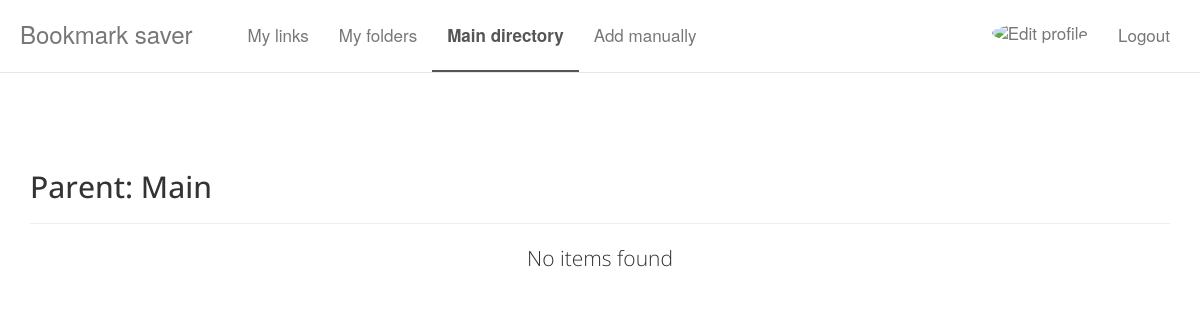
/mainDirectory.php (signed in), run on an earlier commit of the app's database.
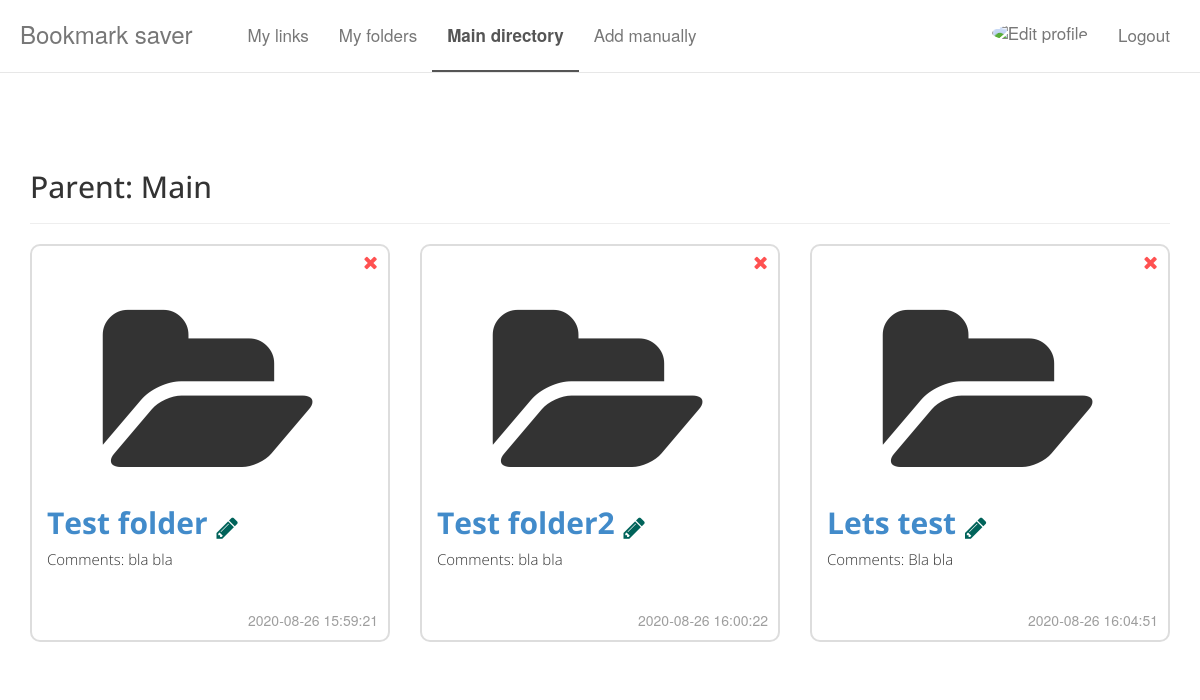
And on a later commit of the database.
### tables this page shows
CREATE TABLE `folders` (
  `id` int(11) NOT NULL,
  `parent` int(11) DEFAULT NULL COMMENT 'If parent = 0 so no parent to it',
  `title` varchar(30) NOT NULL,
  `comment_section` text DEFAULT NULL,
  `date` timestamp NOT NULL DEFAULT current_timestamp(),
  `user_id` int(11) NOT NULL
);

### models/folder.php (called while the page is built, shortened)
<?php
class Folder
{
    public static function get($select, $where = [], $whereValue = [], $andOr = '')
    {
        $con = Database::connect();
        if (count($where) < 1) {
            $query = "SELECT $select FROM folders";
            $stmt = $con->prepare($query);
            $stmt->execute();
        } else {
            $afterWhere = "";
            foreach ($where as $key => $oneWhere) {
                if ($whereValue[$key] == null) {
                    $afterWhere .= " $oneWhere IS ? $andOr";
                } else {
                    $afterWhere .= " $oneWhere = ? $andOr";
                }
            }
            if (!empty($andOr)) {
                $afterWhere = substr($afterWhere, 0, strlen($afterWhere) - 3);
            }
            $query = "SELECT $select FROM folders WHERE$afterWhere";
            $stmt = $con->prepare($query);
            $stmt->execute($whereValue);
        }
        return $stmt;
    }
}

### controllers/folderController.php (called while the page is built, shortened)
<?php
require_once "models/Folder.php";
class FolderController
{
    public function get($select, $where = [], $whereValue = [], $andOr = '')
    {
        return Folder::get($select, $where, $whereValue, $andOr);
    }
}

### models/site.php (called while the page is built, shortened)
<?php
class Site
{
    public static function get($select, $where = [], $whereValue = [], $andOr = '')
    {
        $con = Database::connect();
        if (count($where) < 1) {
            $query = "SELECT $select FROM sites";
            $stmt = $con->prepare($query);
            $stmt->execute();
        } else {
            $afterWhere = "";
            foreach ($where as $key => $oneWhere) {
                if ($whereValue[$key] == null) {
                    $afterWhere .= " $oneWhere IS ? $andOr";
                } else {
                    $afterWhere .= " $oneWhere = ? $andOr";
                }
            }
            if (!empty($andOr)) {
                $afterWhere = substr($afterWhere, 0, strlen($afterWhere) - 3);
            }
            $query = "SELECT $select FROM sites WHERE$afterWhere";
            $stmt = $con->prepare($query);
            $stmt->execute($whereValue);
        }
        return $stmt;
    }
}

### controllers/siteController.php (called while the page is built, shortened)
<?php
require_once "models/Site.php";
class SiteController
{
    public function get($select, $where = [], $whereValue = [], $andOr = '')
    {
        return Site::get($select, $where, $whereValue, $andOr);
    }
}

### mainDirectory.php (the view, shortened to what the changed rows need)
<?php
require_once "controllers/FolderController.php";
require_once "controllers/SiteController.php";
$parentFolder = '';
$all = [];
if (isset($_GET['parent'])) {
    if (!is_numeric($_GET['parent'])) {
        echo "<div class='alert alert-danger'>This parent is <strong>not valid</strong></div>";
    } else if (empty($_GET['parent'])) {
        echo "<div class='alert alert-danger'>Parent can't be <strong>empty</strong></div>";
    } else {
        $folderController = new FolderController();
        $folders = $folderController->get("*", ["user_id", "parent"], [$_SESSION['user_data']['id'], intval($_GET['parent'])], "AND")->fetchAll();
        $parentFolder = $folderController->get("title", ["id"], [intval($_GET['parent'])])->fetch();
        $siteController = new SiteController();
        $sites = $siteController->get("*", ["parent"], [intval($_GET['parent'])])->fetchAll();
        $all = array_merge($folders, $sites);
    }
} else {
    $folderController = new FolderController();
    $folders = $folderController->get("*", ["user_id", "parent"], [$_SESSION['user_data']['id'], NULL], "AND")->fetchAll();
    $siteController = new SiteController();
    $sites = $siteController->get("*", ["user_id", "parent"], [$_SESSION['user_data']['id'], NULL], "AND")->fetchAll();
    $all = array_merge($folders, $sites);
}
if (count($all) > 0) {
    usort($all, 'date_compare');
}
?>
<div class="my-links container">
    <h2>Parent: <?php echo empty($parentFolder['title']) ? "Main" : $parentFolder['title']; ?></h2>
    <div class="row">
        <?php
        if (count($all) > 0) {
            foreach ($all as $item) {
                $icon = isset($item['link']) ? 'link' : 'folder-open';
                $link = isset($item['link']) ? '<a href="' . $item['link'] . '" class="url">' . $item['link'] . '</a>' : '';
                $anchorOpenning = isset($item['link']) ? '' : '<a href="mainDirectory.php?parent=' . $item['id'] . '">';
                $anchorClosing = isset($item['link']) ? '' : '</a>';
                $deletePage = isset($item['link']) ? 'deleteSite' : 'deleteFolder';
                $edit = isset($item['link']) ? "updateSite" : "updateFolder";
                echo '
                <div class="col-md-4 col-xs-12">
                    <div class="link">
                        <a href="' . $deletePage . '.php?id=' . $item['id'] . '">
                            <i class="fa fa-times fa-lg delete" title="Delete"></i>
                        </a>
                        <div class="icon text-center">
                            <i class="fa fa-' . $icon . ' fa-5x"></i>
                        </div>
                        ' . $anchorOpenning . '
                            <h4 class="title">' . $item['title'] . '</h4>
                            <a href="' . $edit . '.php?id=' . $item['id'] . '">
                                <i class="fa fa-pencil fa-lg update" title="Delete"></i>
                            </a>
                        ' . $anchorClosing . '
                        <p class="comment lead">Comments: ' . $item['comment_section'] . '</p>
                        ' . $link . '
                        <span class="date">' . $item['date'] . '</span>
                    </div>
                </div>
                ';
            }
        } else {
            echo "<p class='text-center lead'>No items found</p>";
        }
        ?>
    </div>
</div>
<?php
include_once "includes/footerIncludes.php";

What changed in the data, as far as the page shows it:
added folders: title "Test folder", comment_section "bla bla", date "2020-08-26 15:59:21"
added folders: title "Test folder2", comment_section "bla bla", date "2020-08-26 16:00:22"
added folders: title "Lets test", comment_section "Bla bla", date "2020-08-26 16:04:51"
Also different on the page:
text no longer shown: "No items found"
